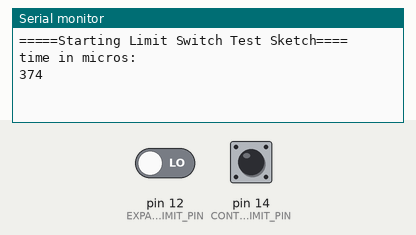
This sketch was run on a simulated Arduino Uno, built for the host (arithmetic inside an expression is 32-bit, double 64-bit). Parts: the last lines printed to the serial monitor. Inputs (shaded band) come from the test bench; at power-on: pin 12 (EXPAND_LIMIT_PIN) LOW, pin 14 (CONTRACT_LIMIT_PIN) LOW.

Above: at 1.2 s.
1.3 s: pin 12 (EXPAND_LIMIT_PIN) driven HIGH
At 1.8 s:
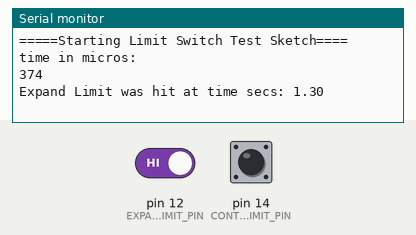
2.8 s: pin 14 (CONTRACT_LIMIT_PIN) pulsed HIGH 2 times (0.12 s each, 0.3 s apart)
At 4.4 s:
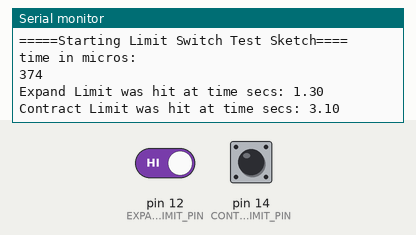
4.9 s: pin 14 (CONTRACT_LIMIT_PIN) driven HIGH
At 5.7 s:
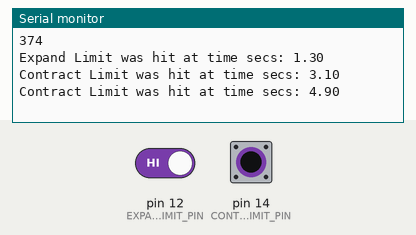

Measured:
- after the input at 1.3 s, the serial monitor: prints a new line at once (image 1)
- after the input at 2.8 s, the serial monitor: prints a new line after 0.30 s (image 2)
- after the input at 4.9 s, the serial monitor: prints a new line at once (image 3)

The sketch:

esp_stepper_limit_switch_sketch_aug21a.ino
```cpp
/*
esp_stepper_limit_switch_sketch_aug21.ino
Testing the reflective ir limit switch.
When white band is under the ir detector, voltage will rise from 0.03 v to 3.0 V
This will trigger the ISR's listening on pin 12 and pin 14.
*/

// Define connections and variables

#define EXPAND_LIMIT_PIN  12
#define CONTRACT_LIMIT_PIN  14


// Variables
int expandLimit = 1;
int contractLimit= 0;
volatile int limit = -1;  // -1 no limit; 0 contract limit; 1 expandLimit
unsigned long tim;
unsigned long start;

String whchLimit[2] = { "Contract", "Expand" };


// Interrupt Handlers

void expandLimitHit() {
  limit = expandLimit;
  tim = micros() - start;
}

void contractLimitHit() {
  limit = contractLimit;
  tim = micros() - start;
}


void setup() {
  pinMode(EXPAND_LIMIT_PIN, INPUT_PULLDOWN);
  pinMode(CONTRACT_LIMIT_PIN, INPUT_PULLDOWN);
  Serial.begin(115200);
  Serial.println("=====Starting Limit Switch Test Sketch==== time in micros: ");

  // Attach interrupt pins to handlers
  attachInterrupt(digitalPinToInterrupt(EXPAND_LIMIT_PIN), expandLimitHit, RISING);
  attachInterrupt(digitalPinToInterrupt(CONTRACT_LIMIT_PIN), contractLimitHit, RISING);
  // digitalWrite(EXPAND_LIMIT_PIN, LOW);  // waiting for ISR to set it high.
  // digitalWrite(CONTRACT_LIMIT, LOW); // Both are INPUT pins, I cannot set it
  start = micros();
  tim=start;
  Serial.println(tim);
}

void loop() {
  /*
  Serial.print(micros() - start);
  Serial.print( "  " ) ;
  Serial.println(analogRead(EXPAND_LIMIT_PIN));
  */
  if (limit > -1) {
    Serial.print(whchLimit[limit]);
    Serial.print(" Limit was hit at time secs: ");
    Serial.println(tim/1e6);
    delay(1500);
    limit = -1;  // reset for next limit.
  }
}
```
